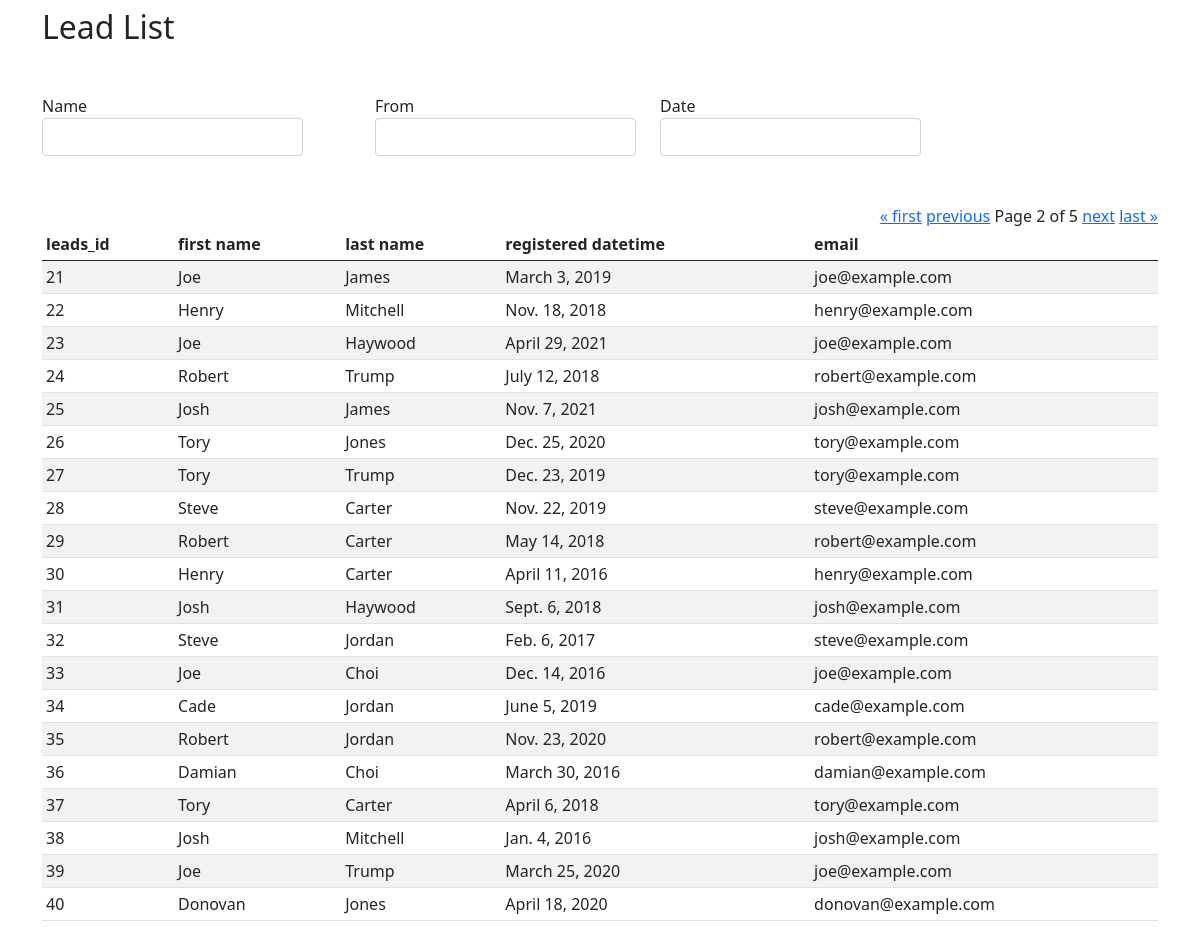
Screenshot of /?page=2 with the database file from the repository.
### leads_app/models.py (models this page shows)
class Lead(models.Model):
    first_name = models.CharField(max_length=50)
    last_name = models.CharField(max_length=100)
    email = models.CharField(max_length=255)
    registered_at = models.DateField()
    created_at = models.DateTimeField(auto_now_add=True)
    updated_at = models.DateTimeField(auto_now=True)

### leads_app/views.py (the view)
# urls.py: path('', LeadList.as_view(), name='index'),
class LeadList(ListView):
    template_name = 'index.html'
    paginate_by = 20
    model = Lead

### leads_app/templates/index.html (shortened to what this page needs)
<!DOCTYPE html>
<html lang="en">
<head>
    <link href="https://cdn.jsdelivr.net/npm/bootstrap@5.0.0-beta3/dist/css/bootstrap.min.css" rel="stylesheet">
    <link href = "https://code.jquery.com/ui/1.10.4/themes/ui-lightness/jquery-ui.css" rel="stylesheet">
    {% load static %}
</head>
<body>
    <div class="container pt-2">
        <h2>Lead List</h2>
        <div class="form-row row mt-5">
            <div class="form-group col-md-3">
                <form action="/name" method="POST">
                    <label for="name">Name</label>
                    <input type="text" class="form-control" id="inputName" name="name">
                </form>
            </div>
            <div class="form-group col-md-3 ms-5">
                <form action="/from_date" method="POST">
                    <label for="from_date">From</label>
                    <input type="text" id="datepicker" class="form-control inputFromDate" name="from_date">
                </form>
            </div>
            <div class="form-group col-md-3">
                <form action="/date" method="POST">
                    <label for="date">Date</label>
                    <input type="text" id="datepicker-2" class="form-control inputDate" name="date">
                </form>
            </div>
        </div>
        <div class="d-flex justify-content-end mt-5">
            <div class="pagination">
                <span class="step-links">
                    {% if page_obj.has_previous %}
                        <a href="?page=1">&laquo; first</a>
                        <a href="?page={{ page_obj.previous_page_number }}">previous</a>
                    {% endif %}
                    <span class="current">
                        Page {{ page_obj.number }} of {{ page_obj.paginator.num_pages }}
                    </span>
                    {% if page_obj.has_next %}
                        <a href="?page={{ page_obj.next_page_number }}">next</a>
                        <a href="?page={{ page_obj.paginator.num_pages }}">last &raquo;</a>
                    {% endif %}
                </span>
            </div>
        </div>
        <div class="table-responsive">
            <table class="table table-striped table-sm">
                <thead>
                    <tr>
                        <th>leads_id</th>
                        <th>first name</th>
                        <th>last name</th>
                        <th>registered datetime</th>
                        <th>email</th>
                    </tr>
                </thead>
                <tbody>
                    {% for lead in page_obj %}
                    <tr>
                        <td>{{lead.id}}</td>
                        <td>{{lead.first_name}}</td>
                        <td>{{lead.last_name}}</td>
                        <td>{{lead.registered_at}}</td>
                        <td>{{lead.email}}</td>
                    </tr>
                    {% endfor %}
                </tbody>
            </table>
        </div>
    </div>
</body>
</html>

### rows the page displays
Lead: id "21", first_name "Joe", last_name "James", registered_at "March 3, 2019", email "joe@example.com"
Lead: id "22", first_name "Henry", last_name "Mitchell", registered_at "Nov. 18, 2018", email "henry@example.com"
Lead: id "23", first_name "Joe", last_name "Haywood", registered_at "April 29, 2021", email "joe@example.com"
Lead: id "24", first_name "Robert", last_name "Trump", registered_at "July 12, 2018", email "robert@example.com"
Lead: id "25", first_name "Josh", last_name "James", registered_at "Nov. 7, 2021", email "josh@example.com"
Lead: id "26", first_name "Tory", last_name "Jones", registered_at "Dec. 25, 2020", email "tory@example.com"
Lead: id "27", first_name "Tory", last_name "Trump", registered_at "Dec. 23, 2019", email "tory@example.com"
Lead: id "28", first_name "Steve", last_name "Carter", registered_at "Nov. 22, 2019", email "steve@example.com"
Lead: id "29", first_name "Robert", last_name "Carter", registered_at "May 14, 2018", email "robert@example.com"
Lead: id "30", first_name "Henry", last_name "Carter", registered_at "April 11, 2016", email "henry@example.com"
Lead: id "31", first_name "Josh", last_name "Haywood", registered_at "Sept. 6, 2018", email "josh@example.com"
Lead: id "32", first_name "Steve", last_name "Jordan", registered_at "Feb. 6, 2017", email "steve@example.com"
Lead: id "33", first_name "Joe", last_name "Choi", registered_at "Dec. 14, 2016", email "joe@example.com"
Lead: id "34", first_name "Cade", last_name "Jordan", registered_at "June 5, 2019", email "cade@example.com"
Lead: id "35", first_name "Robert", last_name "Jordan", registered_at "Nov. 23, 2020", email "robert@example.com"
Lead: id "36", first_name "Damian", last_name "Choi", registered_at "March 30, 2016", email "damian@example.com"
Lead: id "37", first_name "Tory", last_name "Carter", registered_at "April 6, 2018", email "tory@example.com"
Lead: id "38", first_name "Josh", last_name "Mitchell", registered_at "Jan. 4, 2016", email "josh@example.com"
Lead: id "39", first_name "Joe", last_name "Trump", registered_at "March 25, 2020", email "joe@example.com"
Lead: id "40", first_name "Donovan", last_name "Jones", registered_at "April 18, 2020", email "donovan@example.com"

### other values shown
{{ page_obj.number }} "2"
{{ page_obj.paginator.num_pages }} "5"
